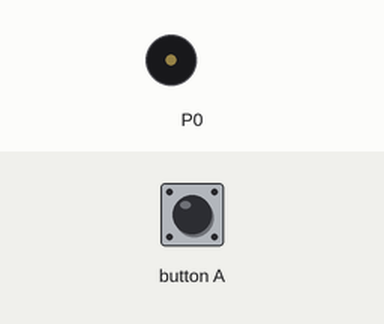
This program was run on a simulated BBC micro:bit (MakeCode). On the bench: buzzer (waves = sounding). The test bench sets the inputs (shaded band).

Above: at 1.2 s.
1.3 s: button A pressed for 0.15 s
At 1.8 s:
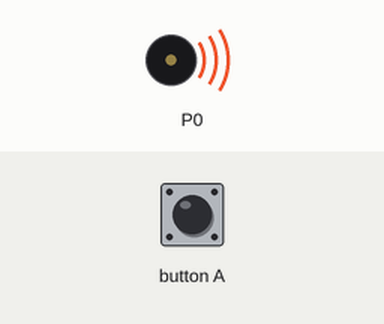
Timing chart, 0 to 10.4 s (numbered marks = the images above; inputs shaded):
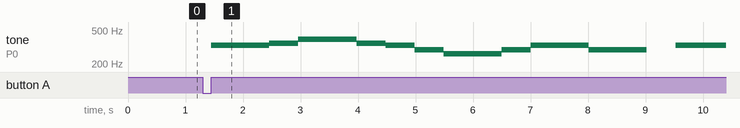

Measured:
- after the input at 1.3 s, tone on P0: plays 330 Hz for 1.0 s, 349 Hz for 0.51 s, 392 Hz for 1.0 s, 349 Hz for 0.51 s, 330 Hz for 0.51 s, 294 Hz for 0.51 s … (11 notes in this stretch), starting after 0.15 s

The program:

main.ts
```typescript
input.onButtonPressed(Button.A, function () {
    music.play(music.stringPlayable("E E F G G F E D ", 120), music.PlaybackMode.UntilDone)
    music.play(music.stringPlayable("C C D E E D D - ", 120), music.PlaybackMode.UntilDone)
    music.play(music.stringPlayable("E E F G G F E D ", 120), music.PlaybackMode.UntilDone)
    music.play(music.stringPlayable("C C D E D C C - ", 120), music.PlaybackMode.UntilDone)
})
```

test.ts
```typescript
// 在此处测试；当此软件包作为插件使用时，将不会编译此软件包。
```
